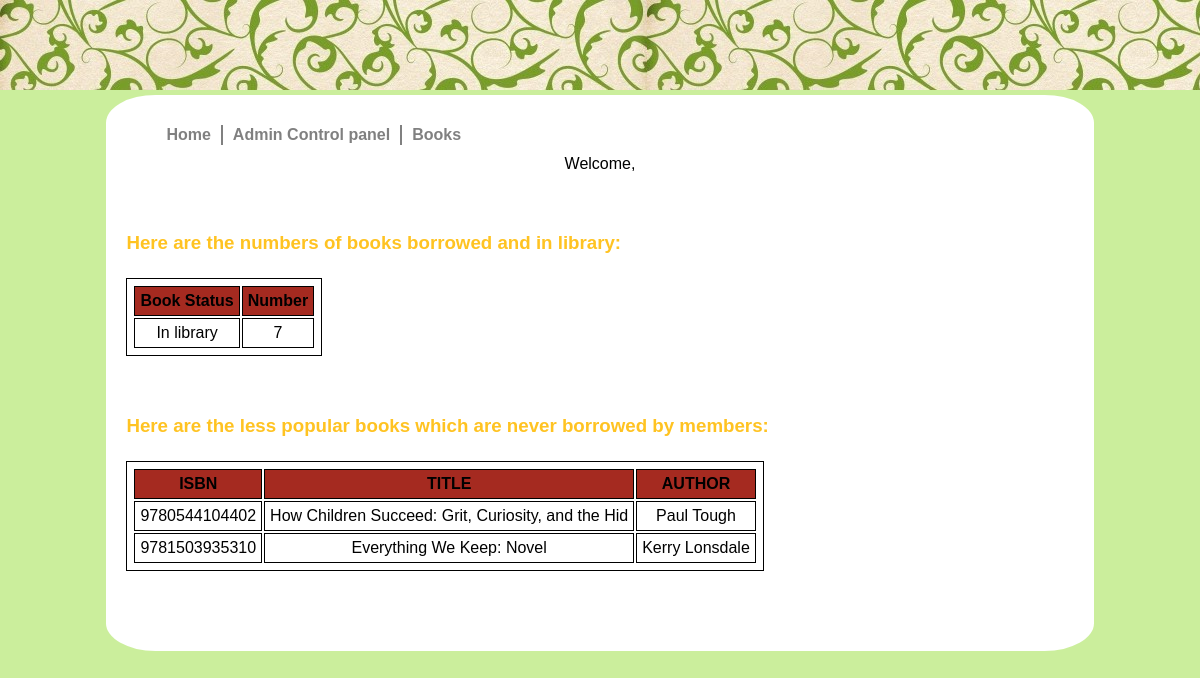
The app's page /admin/bookstatistics.php with its own data.
### tables this page shows
CREATE TABLE IF NOT EXISTS Book
(ISBN  			CHAR(13) NOT NULL,
Title  			VARCHAR(50)    ,
Author  		VARCHAR(30),
PublishedDate 	DATE,
Publisher 		VARCHAR(50),
KeyWords 		VARCHAR(20),
copyCount               int,
CONSTRAINT Book PRIMARY KEY (ISBN));

### admin/bookstatistics.php (the view, shortened to what this page needs)
<!DOCTYPE html PUBLIC "-//W3C//DTD XHTML 1.0 Strict//EN" "http://www.w3.org/TR/xhtml1/DTD/xhtml1-strict.dtd">
<html>
<head>
     <link rel="stylesheet" type="text/css" href="../main.css"/>
</head>
<body>
<div id="content">
<ul>
<li><a href="../index.php">Home</a></li>
<li><div class="line"></div></li>
<li><a href="links.php">Admin Control panel</a></li>
<li><div class="line"></div></li>
<li><a href="BookCopy.php">Books</a></li>
</ul></br>
<?php
include '../db.inc.php';
$username = $_COOKIE['mycookie'];
echo "Welcome, $username";
try
{
    $sql =  'SELECT `BookStatus`, count(`BStatusID`) as Number
			FROM bookcopy JOIN bookstatus
			USING (`BStatusID`)
			GROUP BY `BStatusID`';
    $result = $pdo->query($sql);
}
catch (PDOException $e)
{
    $error_message = 'Error fetching books: ' . $e->getMessage();
    include '../messagedispaly/outputMessage.php';
    exit();
}
try
{
  $sql2 =  'SELECT `ISBN`,`Title`,`Author` FROM book WHERE `ISBN` NOT IN (SELECT ISBN FROM borrowes)';
    $result2 = $pdo->query($sql2);
}
catch (PDOException $e)
{
    $error_message = 'Error fetching books: ' . $e->getMessage();
    include '../messagedispaly/outputMessage.php';
    exit();
}
?>
<h3>Here are the numbers of books borrowed and in library:</h3>
<table>
    <TR BGCOLOR=#a52a20>
        <TH>Book Status </TH>
        <TH>Number</TH>
    </TR>
    <?php foreach($result as $booklist1):?>
        <tr>
            <td><?php echo $booklist1['BookStatus'];?></td>
            <td><?php echo $booklist1['Number'];?></td>
        </tr>
    <?php endforeach;?>
</table>
<h3>Here are the less popular books which are never borrowed by members:</h3>
<table>
    <TR BGCOLOR=#a52a20>
        <TH>ISBN</TH>
		<TH>TITLE</TH>
		<TH>AUTHOR</TH>
    </TR>
    <?php foreach($result2 as $booklist2):?>
        <tr>
            <td><?php echo $booklist2['ISBN'];?></td>
			<td><?php echo $booklist2['Title'];?></td>
			<td><?php echo $booklist2['Author'];?></td>
        </tr>
    <?php endforeach;?>
</table>
</div>
</body>
</html>

### main.css (style rules this page uses)
body { margin-top: 95px; background-color: rgb(203, 238, 156); background-image: url(apic1973x.jpg); background-repeat: repeat-x; font-family: Arial, Helvetica, sans-serif; }
h3 { margin-top:50px; padding: .5em 0 .25em; text-align:left; }
h1, h2, h3 { color: rgb(285, 195, 34); }
ul { margin: 0; padding: 0 0 0 2.5em; list-style:none; }
li { margin: 0; float:left; }
a { margin: 0; display:block; text-decoration:none; text-align:center; line-height:40px; color: gray; font-weight: bold; }
table,th,td { border:1px solid black; margin:0px; padding:5px; }
#content { width: 80%; margin: 0 auto; padding: 20px 20px 80px 20px; background: white; text-align : center; border-radius: 5%; }
.line { margin: 10px; height: 20px; width: 2px; background: gray; text-align:center; line-height:30px; }

### records on screen
book: ISBN "9780544104402", Title "How Children Succeed: Grit, Curiosity, and the Hid", Author "Paul Tough"
book: ISBN "9781503935310", Title "Everything We Keep: Novel", Author "Kerry Lonsdale"

### other values on screen
$booklist1['BookStatus'] "In library"
$booklist1['Number'] "7"
